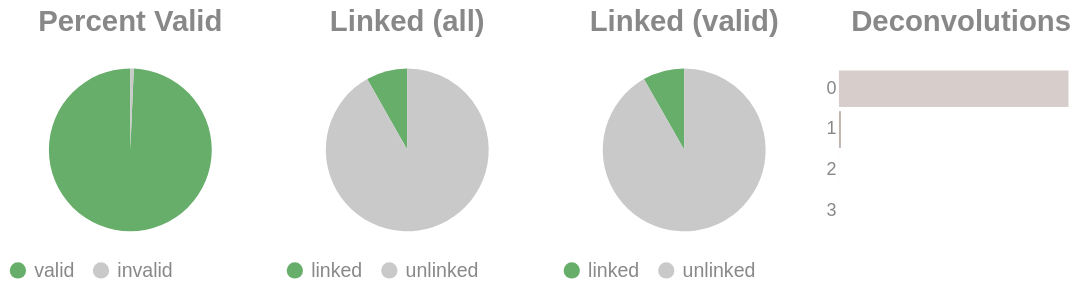

Notebook source saved alongside this figure:
### Code cell
if SKIPLR:
    pass
else:
    clash = Counter()
    for i in valids['molecule'].to_list():
        _mol = i.split("-")
        if len(_mol) == 1:
            clash.update('0')
        else:
            clash.update(_mol[-1])

    _d = {"deconvolutions": [], 'count': []}
    for k,v in clash.items():
        _d['deconvolutions'].append(k)
        _d['count'].append(v)

    tot_valid = valids['reads'].sum()
    mask = valids['reads'] >= 2
    n_linked_reads = valids.filter(mask)['reads'].sum()
    if n_linked_reads == 0:
        print_html("No linked molecules (>=2 reads) were detected; skipping linked-only distributions.")
        SKIPLR = True
    else:
        perc_valid = round(tot_valid / n_reads, 4)
        linked_perc_abs = round(n_linked_reads / n_reads, 4)
        linked_perc = round(n_linked_reads / tot_valid, 4)

    _valid = pl.DataFrame({"valids": ['valid', 'invalid'], "count": [tot_valid, n_reads - tot_valid]})
    _linked_abs = pl.DataFrame({"linked (absolute)": ['linked', 'unlinked'], "count": [n_linked_reads, n_reads - n_linked_reads]})
    _linked_rel = pl.DataFrame({"linked (valids)": ['linked', 'unlinked'], "count": [n_linked_reads, tot_valid - n_linked_reads]})

    (
        alt.hconcat(
            piechart(_valid, goodval = 'valid', title = "Percent Valid"),
            piechart(_linked_abs, goodval = "linked", title =  "Linked (all)"),
            piechart(_linked_rel, goodval = "linked", title =  "Linked (valid)"),
            convolutionbar(pl.DataFrame(_d), title = "Deconvolutions"),
            center = True,
            bounds = 'flush'
        )
        .resolve_scale(color='independent')
        .resolve_legend('independent')
        .properties(usermeta={'embedOptions': {"actions": False}})
    ).display()

### Figure 1 — Vega-Lite specification as saved in the notebook (floating-point values rounded to 4 significant figures)
{"width": "container", "height": 400, "config": {"title": {"anchor": "start", "dy": -15, "fontSize": 18, "color": "#888888", "subtitleColor": "#888888", "subtitleFontSize": 14}, "arc": {"fill": "#0072B2"}, "axis": {"domainColor": "#888888", "domainWidth": 0.5, "gridWidth": 0.2, "grid": false, "titleFontWeight": 400, "titleFontSize": 15, "labelFontSize": 11, "labelColor": "#888888", "tickColor": "#888888", "tickWidth": 0.2, "titleColor": "#888888"}, "axisBand": {"grid": false}, "axisX": {"grid": true, "tickSize": 10, "domainCap": "round"}, "axisY": {"domain": false, "grid": true, "tickSize": 0, "domainCap": "round"}, "background": "transparent", "header": {"labelFontSize": 15, "labelColor": "#888888", "titleFontSize": 15, "titleFontWeight": 600, "titleColor": "#888888"}, "legend": {"labelFont": "sans-serif", "labelFontSize": 12, "labelColor": "#888888", "symbolSize": 100, "symbolType": "circle", "titleFontSize": 12, "titlePadding": 10, "titleColor": "#888888", "title": null}, "range": {"category": ["#E69F00", "#56B4E9", "#009E73", "#F0E442", "#0072B2", "#D55E00", "#CC79A7", "#000000"], "diverging": ["#cfe8f3", "#a2d4ec", "#73bfe2", "#46abdb", "#1696d2", "#12719e"]}, "area": {"fill": "#0072B2", "fillOpacity": 0.7, "line": true, "strokeOpacity": 0.7}, "line": {"color": "#0072B2", "stroke": "#0072B2", "strokeWidth": 2}, "trail": {"color": "#0072B2", "stroke": "#0072B2", "strokeWidth": 0, "size": 1}, "point": {"filled": true, "fillOpacity": 1.0, "size": 95}, "text": {"color": "#888888", "fontSize": 11, "align": "right", "fontWeight": 400, "size": 11}, "bar": {"fill": "#0072B2", "stroke": null}, "view": {"stroke": null, "continuousWidth": 660, "continuousHeight": 400}}, "hconcat": [{"data": {"name": "data-93463beffc6fc4e48463acba53f01386"}, "mark": {"type": "arc"}, "encoding": {"color": {"field": "valids", "legend": {"orient": "bottom", "title": null}, "scale": {"domain": ["valid", "invalid"], "range": ["#68ae6b", "#C9C9C9"]}, "title": "Valids", "type": "nominal"}, "theta": {"field": "count", "type": "quantitative"}, "tooltip": [{"field": "valids", "title": "Valids", "type": "ordinal"}, {"field": "percent", "format": ".2%", "title": "Percent", "type": "quantitative"}, {"field": "count", "title": "Count", "type": "quantitative"}]}, "height": 100, "title": {"text": "Percent Valid", "align": "center", "anchor": "middle"}, "transform": [{"calculate": "datum.count / 1000226", "as": "percent"}], "width": 150}, {"data": {"name": "data-4f089866f62c083d7c74f2ec64ea07df"}, "mark": {"type": "arc"}, "encoding": {"color": {"field": "linked (absolute)", "legend": {"orient": "bottom", "title": null}, "scale": {"domain": ["linked", "unlinked"], "range": ["#68ae6b", "#C9C9C9"]}, "title": "Linked (Absolute)", "type": "nominal"}, "theta": {"field": "count", "type": "quantitative"}, "tooltip": [{"field": "linked (absolute)", "title": "Linked (Absolute)", "type": "ordinal"}, {"field": "percent", "format": ".2%", "title": "Percent", "type": "quantitative"}, {"field": "count", "title": "Count", "type": "quantitative"}]}, "height": 100, "title": {"text": "Linked (all)", "align": "center", "anchor": "middle"}, "transform": [{"calculate": "datum.count / 1000226", "as": "percent"}], "width": 150}, {"data": {"name": "data-bed891c1651e3e0b15cc39e4981986ab"}, "mark": {"type": "arc"}, "encoding": {"color": {"field": "linked (valids)", "legend": {"orient": "bottom", "title": null}, "scale": {"domain": ["linked", "unlinked"], "range": ["#68ae6b", "#C9C9C9"]}, "title": "Linked (Valids)", "type": "nominal"}, "theta": {"field": "count", "type": "quantitative"}, "tooltip": [{"field": "linked (valids)", "title": "Linked (Valids)", "type": "ordinal"}, {"field": "percent", "format": ".2%", "title": "Percent", "type": "quantitative"}, {"field": "count", "title": "Count", "type": "quantitative"}]}, "height": 100, "title": {"text": "Linked (valid)", "align": "center", "anchor": "middle"}, "transform": [{"calculate": "datum.count / 993411", "as": "percent"}], "width": 150}, {"data": {"name": "data-e333fb09b464805be3a6ae28676066da"}, "mark": {"type": "bar"}, "encoding": {"color": {"field": "deconvolutions", "legend": null, "scale": {"scheme": "lightgreyred"}, "type": "nominal"}, "tooltip": [{"field": "deconvolutions", "title": "Deconvolutions", "type": "ordinal"}, {"field": "percent", "format": ".2%", "title": "Percent", "type": "quantitative"}, {"field": "count", "title": "Count", "type": "quantitative"}], "x": {"axis": null, "field": "count", "type": "quantitative"}, "y": {"field": "deconvolutions", "sort": "ascending", "title": null, "type": "nominal"}}, "height": 100, "title": {"text": "Deconvolutions", "align": "center", "anchor": "middle"}, "transform": [{"calculate": "datum.count / 947863", "as": "percent"}], "width": 150}], "bounds": "flush", "center": true, "resolve": {"legend": {"angle": "independent"}, "scale": {"color": "independent"}}, "usermeta": {"embedOptions": {"actions": false}}, "$schema": "https://vega.github.io/schema/vega-lite/v6.1.0.json", "datasets": {"data-93463beffc6fc4e48463acba53f01386": [{"valids": "valid", "count": 993411}, {"valids": "invalid", "count": 6815}], "data-4f089866f62c083d7c74f2ec64ea07df": [{"linked (absolute)": "linked", "count": 81837}, {"linked (absolute)": "unlinked", "count": 918389}], "data-bed891c1651e3e0b15cc39e4981986ab": [{"linked (valids)": "linked", "count": 81837}, {"linked (valids)": "unlinked", "count": 911574}], "data-e333fb09b464805be3a6ae28676066da": [{"deconvolutions": "0", "count": 939509}, {"deconvolutions": "1", "count": 8211}, {"deconvolutions": "2", "count": 141}, {"deconvolutions": "3", "count": 2}]}}
